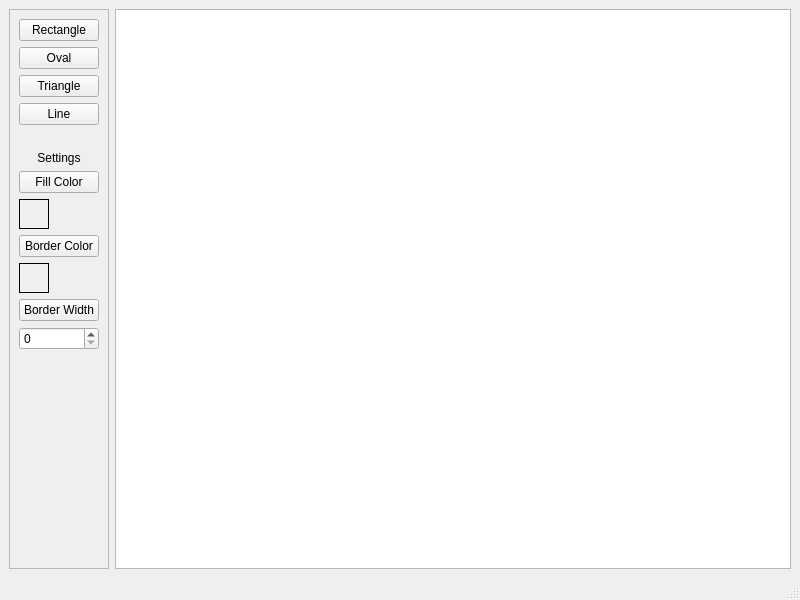
<?xml version="1.0" encoding="UTF-8"?>
<ui version="4.0">
 <class>MainWindow</class>
 <widget class="QMainWindow" name="MainWindow">
  <property name="geometry">
   <rect>
    <x>0</x>
    <y>0</y>
    <width>800</width>
    <height>600</height>
   </rect>
  </property>
  <property name="windowTitle">
   <string>MainWindow</string>
  </property>
  <widget class="QWidget" name="centralwidget">
   <layout class="QHBoxLayout" name="horizontalLayout">
    <item>
     <widget class="QFrame" name="frame">
      <property name="frameShape">
       <enum>QFrame::StyledPanel</enum>
      </property>
      <property name="frameShadow">
       <enum>QFrame::Raised</enum>
      </property>
      <layout class="QVBoxLayout" name="verticalLayout">
       <item>
        <widget class="QPushButton" name="rectButton">
         <property name="text">
          <string>Rectangle</string>
         </property>
        </widget>
       </item>
       <item>
        <widget class="QPushButton" name="ovalButton">
         <property name="text">
          <string>Oval</string>
         </property>
        </widget>
       </item>
       <item>
        <widget class="QPushButton" name="triangleButton">
         <property name="text">
          <string>Triangle</string>
         </property>
        </widget>
       </item>
       <item>
        <widget class="QPushButton" name="lineButton">
         <property name="text">
          <string>Line</string>
         </property>
        </widget>
       </item>
       <item>
        <widget class="QLabel" name="label">
         <property name="text">
          <string/>
         </property>
        </widget>
       </item>
       <item>
        <widget class="QLabel" name="label_2">
         <property name="sizePolicy">
          <sizepolicy hsizetype="Preferred" vsizetype="Preferred">
           <horstretch>1</horstretch>
           <verstretch>0</verstretch>
          </sizepolicy>
         </property>
         <property name="text">
          <string>Settings</string>
         </property>
         <property name="alignment">
          <set>Qt::AlignCenter</set>
         </property>
        </widget>
       </item>
       <item>
        <widget class="QPushButton" name="fillColorButton">
         <property name="text">
          <string>Fill Color</string>
         </property>
        </widget>
       </item>
       <item>
        <widget class="QLabel" name="fillColorLabel">
         <property name="sizePolicy">
          <sizepolicy hsizetype="Preferred" vsizetype="Preferred">
           <horstretch>0</horstretch>
           <verstretch>0</verstretch>
          </sizepolicy>
         </property>
         <property name="minimumSize">
          <size>
           <width>30</width>
           <height>30</height>
          </size>
         </property>
         <property name="maximumSize">
          <size>
           <width>30</width>
           <height>30</height>
          </size>
         </property>
         <property name="layoutDirection">
          <enum>Qt::LeftToRight</enum>
         </property>
         <property name="autoFillBackground">
          <bool>true</bool>
         </property>
         <property name="frameShape">
          <enum>QFrame::Box</enum>
         </property>
         <property name="text">
          <string/>
         </property>
         <property name="scaledContents">
          <bool>false</bool>
         </property>
         <property name="alignment">
          <set>Qt::AlignCenter</set>
         </property>
        </widget>
       </item>
       <item>
        <widget class="QPushButton" name="borderColorButton">
         <property name="text">
          <string>Border Color</string>
         </property>
        </widget>
       </item>
       <item>
        <widget class="QLabel" name="borderColorLabel">
         <property name="sizePolicy">
          <sizepolicy hsizetype="Fixed" vsizetype="Preferred">
           <horstretch>0</horstretch>
           <verstretch>0</verstretch>
          </sizepolicy>
         </property>
         <property name="minimumSize">
          <size>
           <width>30</width>
           <height>30</height>
          </size>
         </property>
         <property name="maximumSize">
          <size>
           <width>30</width>
           <height>30</height>
          </size>
         </property>
         <property name="autoFillBackground">
          <bool>true</bool>
         </property>
         <property name="frameShape">
          <enum>QFrame::Box</enum>
         </property>
         <property name="text">
          <string/>
         </property>
         <property name="alignment">
          <set>Qt::AlignCenter</set>
         </property>
        </widget>
       </item>
       <item>
        <widget class="QPushButton" name="borderWidthButton">
         <property name="text">
          <string>Border Width</string>
         </property>
        </widget>
       </item>
       <item>
        <widget class="QSpinBox" name="spinBox"/>
       </item>
       <item>
        <spacer name="verticalSpacer">
         <property name="orientation">
          <enum>Qt::Vertical</enum>
         </property>
         <property name="sizeHint" stdset="0">
          <size>
           <width>20</width>
           <height>159</height>
          </size>
         </property>
        </spacer>
       </item>
      </layout>
     </widget>
    </item>
    <item>
     <widget class="QGraphicsView" name="graphicsView"/>
    </item>
   </layout>
  </widget>
  <widget class="QMenuBar" name="menubar">
   <property name="geometry">
    <rect>
     <x>0</x>
     <y>0</y>
     <width>800</width>
     <height>21</height>
    </rect>
   </property>
  </widget>
  <widget class="QStatusBar" name="statusbar"/>
 </widget>
 <resources/>
 <connections/>
</ui>
